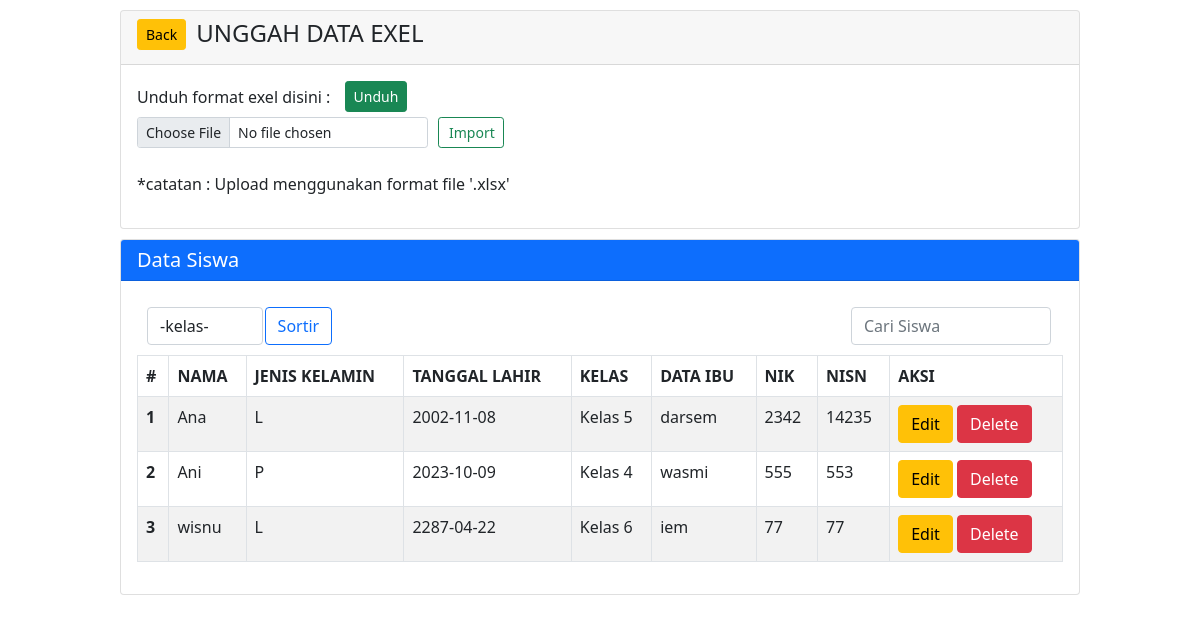
/Siswa/import.php, run on the app's committed database.
### tables this page shows
CREATE TABLE `siswa` (
  `idSiswa` int(12) NOT NULL,
  `namaSiswa` varchar(50) NOT NULL,
  `jkSiswa` enum('L','P') NOT NULL,
  `tgLahir` date NOT NULL,
  `kelasSiswa` varchar(11) NOT NULL,
  `namaIbu` varchar(30) NOT NULL,
  `nikSiswa` varchar(50) NOT NULL,
  `nisn` varchar(20) NOT NULL
);

### Siswa/import.php (the view, shortened to what this page needs)
<?php
require "proses_crud.php";
?>
<!DOCTYPE html>
<html lang="en">
<head>
    <link href="https://cdn.jsdelivr.net/npm/bootstrap@5.0.2/dist/css/bootstrap.min.css" rel="stylesheet">
    <link rel="stylesheet" href="style.css">
</head>
<body>
    <div class="mx-auto">
        <div class="card">
            <div class="card-header">
                <div class="title">
                    <a href="crudSiswa.php" class="back btn btn-warning btn-sm"> Back </a>
                </div>
                <div class="">
                    <h4 class="">UNGGAH DATA EXEL</h4>
                </div>
            </div>
            <div class="card-body">
                <form action="" method="post" enctype="multipart/form-data">
                    <div class="form-group">
                        <div class="unduh">
                            Unduh format exel disini :
                            <a href="../file/sample/siswa.xlsx" download class="link-unduh btn btn-success btn-sm">
                                Unduh
                            </a>
                        </div>
                        <div class="upload-file">
                            <div class="file-field">
                                <input class="form-control form-control-sm" id="formFileSm" type="file" name="file">
                            </div>
                            <div class="import">
                                <button class="import btn btn-outline-success btn-sm" type="submit" value="Import" name="import">Import</button>
                            </div>
                        </div>
                        <br>
                        <p>
                            *catatan : Upload menggunakan format file '.xlsx'
                        </p>
                    </div>
                </form>
            </div>
        </div>
    </div>
    <div class="data mx-auto">
        <div class="card">
            <h5 class="card-header text-white bg-primary">Data Siswa</h5>
            <div class="card-body">
                <form method="POST">
                    <div class="data-head">
                        <div class="sort">
                            <select class="sort-kelas form-control" name="sortKelas">
                                <option value="noKelas">-kelas-</option>
                            </select>
                            <button class="btn btn-outline-primary" type="submit" name="sort">Sortir</button>
                        </div>
                        <div class="search-field">
                            <input type="text" id="myInput" onkeyup="myFunction()" placeholder="Cari Siswa" class="search form-control">
                        </div>
                    </div>
                </form>
                <table class="table table-bordered table-hover table-striped" id="myTable">
                    <thead>
                        <tr class="thead">
                            <th scope="col">#</th>
                            <th scope="col">NAMA</th>
                            <th scope="col">JENIS KELAMIN</th>
                            <th scope="col">TANGGAL LAHIR</th>
                            <th scope="col">KELAS</th>
                            <th scope="col">DATA IBU</th>
                            <th scope="col">NIK</th>
                            <th scope="col">NISN</th>
                            <th scope="col">AKSI</th>
                        </tr>
                    <tbody class="table-position">
                        <?php
                        if (isset($_POST['sortKelas']) && $_POST['sortKelas'] != 'noKelas') {
                            $kelas = $_POST['sortKelas'];
                            $sql = "SELECT * FROM siswa WHERE kelasSiswa='$kelas' ORDER BY namaSiswa ASC";
                        } else {
                            $sql = "SELECT * FROM siswa ORDER BY namaSiswa ASC";
                        }
                        $q2             = mysqli_query($koneksi, $sql);
                        $urut           = 1;
                        while ($r2      = mysqli_fetch_array($q2)) {
                            $idSiswa    = $r2['idSiswa'];
                            $namaSiswa  = $r2['namaSiswa'];
                            $jkSiswa    = $r2['jkSiswa'];
                            $kelasSiswa = $r2['kelasSiswa'];
                            $tgLahir    = $r2['tgLahir'];
                            $namaIbu    = $r2['namaIbu'];
                            $nikSiswa   = $r2['nikSiswa'];
                            $nisn       = $r2['nisn'];
                        ?>
                            <tr>
                                <th scope="row"><?php echo $urut++ ?></th>
                                <td scope="row"><?php echo $namaSiswa ?></td>
                                <td scope="row" class="jk"><?php echo $jkSiswa ?></td>
                                <td scope="row"><?php echo $tgLahir ?></td>
                                <td scope="row"><?php echo $kelasSiswa ?></td>
                                <td scope="row"><?php echo $namaIbu ?></td>
                                <td scope="row"><?php echo $nikSiswa ?></td>
                                <td scope="row"><?php echo $nisn ?></td>
                                <td scope="row">
                                    <a href="crudSiswa.php?op=edit&idSiswa=<?php echo $idSiswa ?>"><button type="button" class="btn btn-warning" name="edit">Edit</button></a>
                                    <button type="button" class="btn btn-danger" data-bs-toggle="modal" data-bs-target="#myModal">Delete</button>
                                </td>
                            </tr>
                        <?php
                        }
                        ?>
                    </tbody>
                    </thead>
                </table>
            </div>
        </div>
    </div>
</body>
</html>

### Siswa/style.css (style rules this page uses)
* { margin: 0; padding: 0px; }
.mx-auto { width: 80%; }
.card { margin-top: 10px; }
.card-header { display: flex; }
.back { margin-right: 10px; }
.search { width: 200px; margin-right: 2px; }
.sort { width: 20%; display: flex; margin: 10px; }
.search-field { display: flex; margin: 10px; }
.data-head { display: flex; justify-content: space-between; }
.sort-kelas { margin-right: 2px; width: 100%; }
.table { width: 100%; }
.upload-file { display: flex; align-content: center; align-items: center; }
.link-unduh { margin-bottom: 5px; }
.import { padding-left: 10px; }
.link-unduh { margin-left: 10px; }

### data on the page
siswa: namaSiswa "Ana", jkSiswa "L", tgLahir "2002-11-08", kelasSiswa "Kelas 5", namaIbu "darsem", nikSiswa "2342", nisn "14235"
siswa: namaSiswa "Ani", jkSiswa "P", tgLahir "2023-10-09", kelasSiswa "Kelas 4", namaIbu "wasmi", nikSiswa "555", nisn "553"
siswa: namaSiswa "wisnu", jkSiswa "L", tgLahir "2287-04-22", kelasSiswa "Kelas 6", namaIbu "iem", nikSiswa "77", nisn "77"
